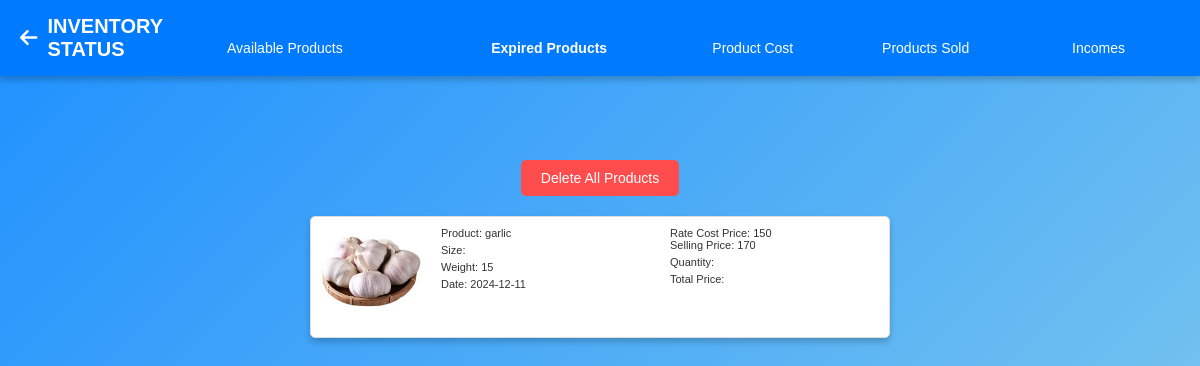
Page /expired_product.php on the committed database.
### tables this page shows
CREATE TABLE `product_name` (
  `product_id` int(11) NOT NULL,
  `product_name` varchar(255) NOT NULL,
  `cost_price` int(11) NOT NULL
);

CREATE TABLE `image_product` (
  `image_id` int(11) NOT NULL,
  `image_path` varchar(255) NOT NULL,
  `product_id` int(11) DEFAULT NULL
);

CREATE TABLE `weight_tbl` (
  `weight_id` int(11) NOT NULL,
  `weight` varchar(255) NOT NULL,
  `total_weight` decimal(10,2) NOT NULL,
  `product_id` int(11) NOT NULL
);

CREATE TABLE `date_expired` (
  `expired_id` int(11) NOT NULL,
  `expiry` date NOT NULL,
  `product_id` int(11) DEFAULT NULL
);

CREATE TABLE `selling_price` (
  `selling_price_id` int(11) NOT NULL,
  `selling_price` int(11) NOT NULL,
  `product_id` int(11) NOT NULL
);

### expired_product.php (the view, shortened to what this page needs)
<!DOCTYPE html>
<html lang="en">
<head>
    <link rel="stylesheet" href="https://cdnjs.cloudflare.com/ajax/libs/font-awesome/6.0.0-beta3/css/all.min.css">
</head>
<body>
<header style="width: 100%; padding: 15px 20px; background: #007bff; display: flex; align-items: center; justify-content: center; color: white; box-shadow: 0 4px 6px rgba(0, 0, 0, 0.2);">
        <div class="app-title">
            <a href="home.php" style='color:white;'><i class="fas fa-arrow-left"></i></a>
            <span><p>INVENTORY STATUS</p></span>
        </div>
        <div class="icons-row">
            <div>
                <a href="product_available.php" style='text-decoration:none;'>   <span>Available Products</span></a>
            </div>
            <div>
                <a href="expired_product.php"style='text-decoration:none;' ><span style=" font-size: 14px; font-weight: bold;">Expired Products</span></a>
            </div>
        </div>
        <div class="icons-row second-section">
            <div>
                <a href="product_cost.php" style='text-decoration:none;' > <span >Product Cost</span></a>
            </div>
            <div>
                <a href="product_sold.php"  style='text-decoration:none;'><span >Products Sold</span></a>
            </div>
            <div>
                <a href="encome.php" style='text-decoration:none;' ><span>Incomes</span></a>
            </div>
        </div>
    </header>
    <main>
        <form method="POST" style="text-align: center;">
            <button type="submit" name="delete_all" class="delete-all-button">Delete All Products</button>
        </form>
        <?php
        $conn = new mysqli("localhost", "root", "", "storedb");
        $sql = "SELECT
        pn.product_name,
        s.size,
        w.weight,
        pi.image_path,
        pe.expiry,
        pn.cost_price,
        sp.selling_price,
        qs.quantity,
        ps.sold_quantity,
        ps.total_price
    FROM
        product_name pn
    LEFT JOIN size_tbl s ON pn.product_id = s.product_id
    LEFT JOIN weight_tbl w ON pn.product_id = w.product_id
    LEFT JOIN image_product pi ON pn.product_id = pi.product_id
    LEFT JOIN selling_price sp ON pn.product_id = sp.product_id
    LEFT JOIN quantity_tbl qs ON pn.product_id = qs.product_id
    LEFT JOIN product_sold ps ON pn.product_id = ps.product_id
    LEFT JOIN date_expired pe ON pn.product_id = pe.product_id
    WHERE
        pe.expiry < NOW()";
        $result = mysqli_query($conn, $sql);
        while ($row = mysqli_fetch_assoc($result)) { ?>
            <div class="card" style="display: flex; flex-direction: row; align-items: flex-start; gap: 20px; padding: 10px; border: 1px solid #ddd; border-radius: 5px; background-color: #fff;">
                <img src="./product_img/<?php echo htmlspecialchars($row['image_path']); ?>" alt="Product Image" style="width: 100px; height: 100px; border-radius: 5px; object-fit: cover;">
                <div style="flex: 1;">
                    <div style="font-size: 11px;">Product: <?php echo htmlspecialchars($row['product_name']); ?></div>
                    <div style="font-size: 11px; margin-top: 5px;">Size: <?php echo htmlspecialchars($row['size']); ?></div>
                    <div style="font-size: 11px; margin-top: 5px;">Weight: <?php echo htmlspecialchars($row['weight']); ?></div>
                    <div style="font-size: 11px; margin-top: 5px;">Date: <?php echo htmlspecialchars($row['expiry']); ?></div>
                </div>
                <div style="flex: 1;">
                    <div style="font-size: 11px;">Rate Cost Price: <?php echo htmlspecialchars($row['cost_price']); ?></div>
                    <div style="font-size: 11px;">Selling Price: <?php echo htmlspecialchars($row['selling_price']); ?></div>
                    <div style="font-size: 11px; margin-top: 5px;">Quantity: <?php echo htmlspecialchars($row['sold_quantity']); ?></div>
                    <div style="font-size: 11px; margin-top: 5px;">Total Price: <?php echo htmlspecialchars($row['total_price']); ?></div>
                </div>
            </div>
        <?php
        }
        ?>
    </main>
</body>
</html>

### expired_product.php (style rules this page uses)
* { margin: 0; padding: 0; box-sizing: border-box; }
body { font-family: Arial, sans-serif; background: linear-gradient(135deg, #1e90ff, #87ceeb); color: #fff; min-height: 100vh; display: flex; flex-direction: column; align-items: center; }
header { width: 100%; padding: 15px 20px; background: #007bff; display: flex; align-items: center; justify-content: space-between; color: white; box-shadow: 0 4px 6px rgba(0, 0, 0, 0.2); position: fixed; }
header .app-title { display: flex; align-items: center; gap: 10px; font-size: 20px; font-weight: bold; }
header .app-title i { font-size: 20px; cursor: pointer; }
.icons-row { display: grid; grid-template-columns: repeat(2, 1fr); gap: 20px; margin-top: 20px; width: 100%; max-width: 600px; text-align: center; }
.icons-row.second-section { display: grid; grid-template-columns: repeat(3, 1fr); gap: 10px; margin-top: 20px; width: 100%; max-width: 600px; }
.icons-row div { font-size: 16px; }
.icons-row div span { color: white; font-size: 14px; }
main { width: 100%; max-width: 600px; margin: 20px auto; text-align: center; height: 600px; overflow-y: auto; padding: 0px; }
main { margin-top: 130px; padding: 10px; }
.card { padding: 50px; background: #fff; margin-left: 0px; margin-right:0px; margin-bottom: 5px; color: #333; border-radius: 8px; text-align: left; box-shadow: 0 4px 6px rgba(0, 0, 0, 0.2); }
.delete-all-button { display: inline-block; margin: 20px auto; padding: 10px 20px; background-color: #ff4d4d; color: white; border: none; border-radius: 5px; cursor: pointer; font-size: 14px; }

### rows in the picture
product_name: image_product.image_path (picture), product_name "garlic", weight_tbl.weight "15", date_expired.expiry "2024-12-11", cost_price "150", selling_price.selling_price "170"
